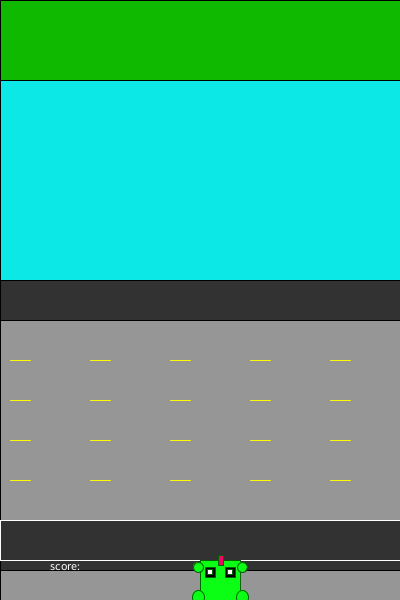
Frame 1 (no input)
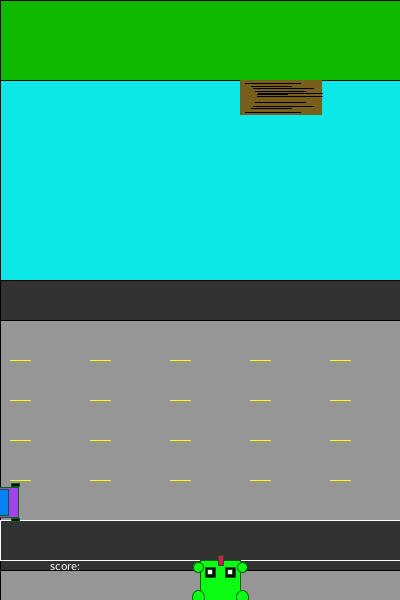
Frame 60 (the mouse pressed at the canvas centre just before this capture)
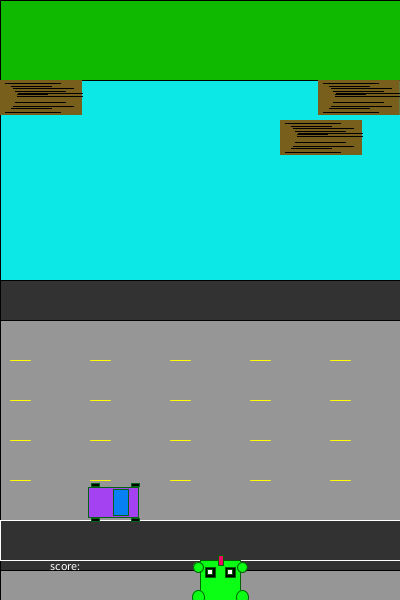
Frame 120 (the mouse held since frame 60 and released just before this capture)

The Processing sketch that drew these frames (run headless with seeded random() and noise(); from frame 60 on, the mouse is pressed at the canvas centre):

// Processing sketch: processing_172476
// ── processing_172476.pde

Car[]Cars=new Car [12];
Log[]Logs=new Log [12];
Frog d;

int x=0;
int y=0;
void setup() {
  size(400, 600);
  d=new Frog(width/2, height-40);

  // Cars!

  Cars[0]=new Car(-150, 487.4);
  Cars[1]= new Car(-400, 487.4);
  Cars[2]= new Car(-501, 487.4);
  Cars[3]= new Car(-370, 447.4);
  Cars[4]= new Car(-480, 447.4); 
  Cars[5]= new Car(-670, 447.4);
  Cars[6]= new Car(-300, 407.4);
  Cars[7]= new Car(-505, 407.4);
  Cars[8]= new Car(-600, 407.4);
  Cars[9]= new Car(-900, 367.4);
  Cars[10]= new Car(-980, 367.4);
  Cars[11]= new Car(-1800, 327.4);

  // Logs!
  Logs[0]=new Log(480, 80,-2);
  Logs[1]=new Log(750, 80,-1.8);
  Logs[2]=new Log(960, 80,-1.5);
  Logs[3]=new Log(760, 120,-2);
  Logs[4]=new Log(830, 120,-1.7);
  Logs[5]=new Log(1000, 120,-1.8);
  Logs[6]=new Log(1300, 160,-1.3);
  Logs[7]=new Log(1450, 160,-1.5);
  Logs[8]=new Log(2400, 160,-2);
  Logs[9]=new Log(3300, 200,-1.6);
  Logs[10]=new Log(3400, 200,-2);
  Logs[11]=new Log(1100, 240,-1);


  x+=100;
}


void keyPressed() {
  if (key=='w') {
    d.y -=40;
  }
  if (key== 'd') {
    d.x +=40;
  }
  if (key=='a') {
    d.x -=40;
  }
  if (key=='s') {
    d.y +=40;
  }
}


void draw() {
  drawBackground();
  d.display();

  for (int i=0; i<12; i++) {
    Cars[i].display();
    Cars[i].move();
    Logs[i].move();
    Logs[i].display();
    if (Cars[i].didHitFrog(d.x, d.y)) {
      println("SQUISH");
      // Reset the Frog to the bottom of the screen!
      d.x=width/2;
      d.y=500;
    }
  }
  for (int i =0; i<Logs.length; i++) {
    Logs[i].move();
    Logs[i].display();
  }
  if (d.y <280) {
    boolean alive = false;
    for (int i =0; i<Logs.length; i++) {
      if (Logs[i].didHitFrog(d.x, d.y))
        d.x+=Logs[i].speed;
      alive=true;
      break;
    }
    if(!alive) {
      println("BL0P");
      d.x = width/2;
      d.y= 500;
    }
  }
}
void drawBackground() {
  fill(#0EB900);
  rect(0, 0, width, 80);
  fill(#0CE8E6);
  rect(0, 80, width, 208);
  fill(50);
  rect(0, 280, width, 48);
  fill(150);
  rect(0, 320, width, 280);
  fill(50);
  rect(0, 520, width, 50);
  //road
  fill(150);
  rect(0, 320, width, 200);
  for (int x=10; x<width; x+=80) {
    for (int y=360; y<520; y+=40) {
      stroke(255, 255, 0);
      line(x, y, x+20, y);
    }
  }
  stroke(255);
  //sidewalk
  fill(50);
  rect(0, 520, width, 40);
  //score
  fill(255);
  text("score:", 50, 570);
}

class Car {
  color c=color (random(255), random(255), random(255));
  float x = 0;
  float y = 420;
  float speed = 2;
  Car(float nx, float ny) {
    x=nx;
    y=ny;
  }

  void move() {
    x=x+ speed;
    if (x>width) {
      x=-100;
    }
  }
  boolean didHitFrog(float fx, float fy) {
    if (dist(x, y, fx, fy)<20) {
      return true;
    } else return false;
  }
  void display() {
    fill(c);
    stroke(0, 100, 20);
    strokeWeight(1);
    rect(x, y, 50, 30);
    fill(#0680F3);
    rect(x+25, y+2, 15, 26);
    fill(0);
    rect(x+3, y-4, 8, 3);
    rect(x+3, y+31, 8, 3);
    rect(x+43, y-4, 8, 3);
    rect(x+43, y+31, 8, 3);
  }
}

class Frog {
  float x, y;
  color c;
  Frog(float nx, float ny) {
    x=nx;
    y=ny;
    c=color (10, 25, 100);
  }

  void display(){
  fill(10,255,20);
  stroke(0,100,0);
  strokeWeight(1);
  rect(x, y, 40, 40);
  fill(0);
  rect(x+5,y+7,10,10);
  rect(x+25,y+7,10,10);
  fill(#FFFFFF);
  rect(x+7,y+9,5,5);
  rect(x+27,y+9,5,5);
  fill(#F20769);
  rect(x+18,y-5,5,10);
  fill(10,255,20);
  ellipse(x-2,y+7,10,10);
   ellipse(x+42,y+7,10,10);
     ellipse(x-2,y+37,12,14);
   ellipse(x+42,y+37,12,14);
  
  
}
}
class Log {
  color c=color (#795F1C);
  float x = 0;
  float y = 400;
  float speed ;
  Log(float nx, float ny,float nspeed) {
    x=nx;
    y=ny;
    speed=nspeed;
  }

  void move() {
    x=x+ speed;
    if (x<0) {
      x=500;
    }
  }
  boolean didHitFrog(float fx, float fy) {
    if (dist(x, y, fx, fy)<30) {
      return true;
    } else return false;
  }
  void display() {
    fill(c);
    noStroke();
    strokeWeight(1);
    rect(x, y, 80, 35);
    stroke(1);
    fill(0);
    rect(x+5, y+3, 55, .5);
    rect(x+11, y+6, 40, .5);
    rect(x+13, y+8, 60, .5);
    rect(x+15, y+11, 50, .5);
    rect(x+17, y+14, 30, .5);
    rect(x+18, y+16, 62, .5);

    rect(x+5, y+32, 55, .5);
    rect(x+11, y+28, 40, .5);
    rect(x+13, y+26, 60, .5);
    rect(x+15, y+22, 50, .5);
    rect(x+17, y+16, 30, .5);
    rect(x+18, y+13, 62, .5);
  }
}
